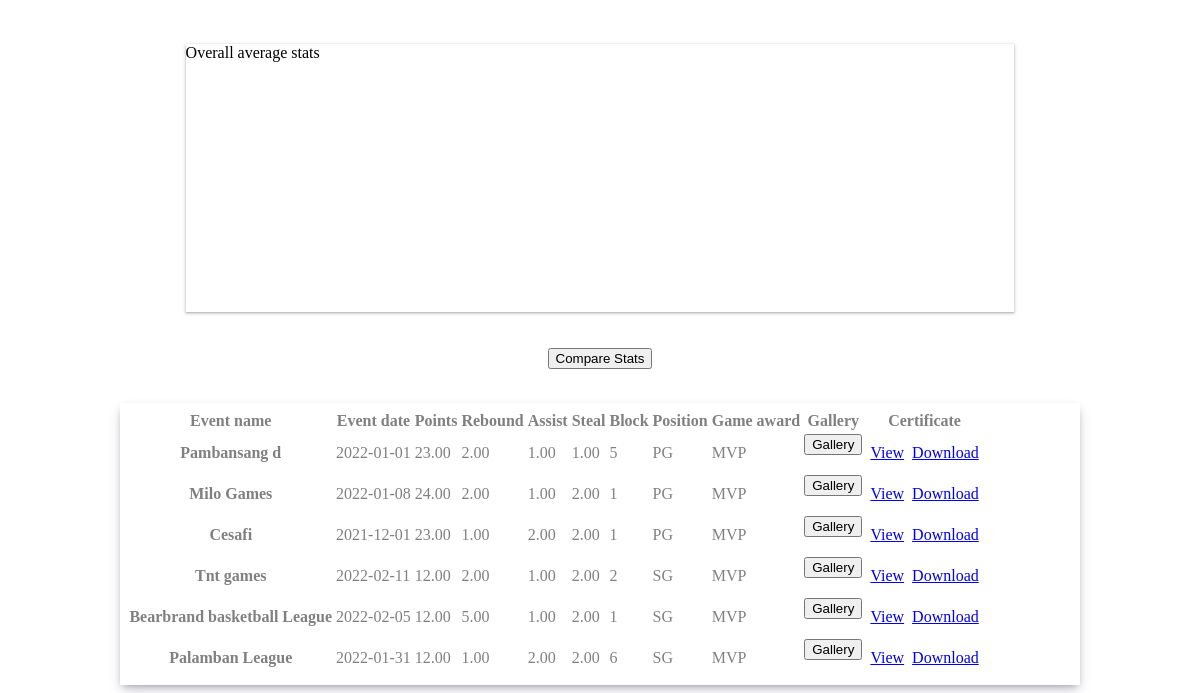
/view_port_ses.php?portId=22, run on the app's committed database.
### tables this page shows
CREATE TABLE `player_portfolio` (
  `event_id` int(11) NOT NULL,
  `user_id` int(11) NOT NULL,
  `event_name` varchar(30) DEFAULT NULL,
  `event_date` varchar(30) DEFAULT NULL,
  `points` decimal(11,2) DEFAULT NULL,
  `rebound` decimal(11,2) DEFAULT NULL,
  `assist` decimal(11,2) DEFAULT NULL,
  `steal` decimal(11,2) DEFAULT NULL,
  `block` int(11) DEFAULT NULL,
  `position` varchar(40) DEFAULT NULL,
  `game_award` varchar(30) DEFAULT NULL,
  `certificate` varchar(60) DEFAULT NULL,
  `user_fullname` varchar(30) DEFAULT NULL,
  `user_address` varchar(30) DEFAULT NULL,
  `port_dob` varchar(30) DEFAULT NULL,
  `event_timestamp` timestamp NOT NULL DEFAULT current_timestamp() ON UPDATE current_timestamp()
);

### view_port_ses.php (the view, shortened to what this page needs)
<?php
$portData = "SELECT * FROM player_portfolio WHERE user_id='$userIdno'";
 $portQuery = mysqli_query($conn, $portData);
if(isset($_GET['portId'])) {
$portId = $_GET['portId'];
$portData = "SELECT * FROM player_portfolio WHERE user_id='$portId'";
$portQuery = mysqli_query($conn, $portData);
}
 ?>
<div class="chart-container animate__animated animate__backInLeft">
  <label>Overall average stats </label>
  <div id="basketballStat" style="height: 250px;"></div>
</div>
<div class="btn-compare-container">
  <div>
    <form action="view_pos_chart_ses.php" method="GET" clas="form-group">
      <br>
      <input type="submit" name="btnCompare" value="Compare Stats" class="btn btn-outline-primary">
    </form>
  </div>
</div>
<div class="port-render-container animate__animated animate__backInRight" style="overflow-x: auto;">
  <table class="tab-des table table-hover">
  <thead>
    <tr>
      <th scope="col">Event name</th>
      <th scope="col">Event date</th>
      <th scope="col">Points</th>
      <th scope="col">Rebound</th>
      <th scope="col">Assist</th>
      <th scope="col">Steal</th>
      <th scope="col">Block</th>
      <th scope="col">Position</th>
      <th scope="col">Game award</th>
      <th scope="col">Gallery</th>
      <th scope="col">Certificate</th>
    </tr>
  </thead>
  <tbody>
  <?php  while($portRow = $portQuery->fetch_assoc()): ?>
    <tr>
      <th scope="row"><?php echo $portRow['event_name']; ?></th>
      <td><?php echo $portRow['event_date']; ?></td>
      <td><?php echo $portRow['points']; ?></td>
      <td><?php echo $portRow['rebound']; ?></td>
      <td><?php echo $portRow['assist']; ?></td>
      <td><?php echo $portRow['steal']; ?></td>
      <td><?php echo $portRow['block']; ?></td>
      <td>
        <?php echo $portRow['position']; ?>
    </td>
      <td><?php echo $portRow['game_award']; ?></td>
      <td>
        <form action="view_gallery_ses.php" method="GET">
          <input type="submit" name="btnGal" value="Gallery" class="btn btn-outline-secondary">
        </form>
      </td>
      <td>
        <div class="btn-a">
          <div class="btn-child">
            <a href="<?php echo "certificate/".$portRow['certificate']; ?>" target="_blank" class="btn btn-outline-secondary">View</a>
          </div>
          <div class="btn-child">
             <a href="<?php echo "certificate/".$portRow['certificate']; ?>" download class="btn btn-outline-secondary">Download</a>
          </div>
        </div>
      </td>
      <td>
        <div class="btn-a">
        </div>
      </td>
    </tr>
  <?php endwhile; ?>
  </tbody>
</table>
</div>

### view_port_ses.php (style rules this page uses)
.port-render-container { box-shadow: rgba(50, 50, 93, 0.25) 0px 6px 12px -2px, rgba(0, 0, 0, 0.3) 0px 3px 7px -3px; padding: 6px; margin: auto; width: 80%; }
.tab-des { color: gray; }
.btn-a { display: flex; }
.btn-child { margin: 4px; }
.chart-container { box-shadow: rgba(60, 64, 67, 0.3) 0px 1px 2px 0px, rgba(60, 64, 67, 0.15) 0px 1px 3px 1px; width: 70%; margin: auto; }
.btn-compare-container { text-align: center; }

### data on the page
player_portfolio: event_name "Pambansang d", event_date "2022-01-01", points "23.00", rebound "2.00", assist "1.00", steal "1.00", block "5", position "PG", game_award "MVP"
player_portfolio: event_name "Milo Games", event_date "2022-01-08", points "24.00", rebound "2.00", assist "1.00", steal "2.00", block "1", position "PG", game_award "MVP"
player_portfolio: event_name "Cesafi", event_date "2021-12-01", points "23.00", rebound "1.00", assist "2.00", steal "2.00", block "1", position "PG", game_award "MVP"
player_portfolio: event_name "Tnt games", event_date "2022-02-11", points "12.00", rebound "2.00", assist "1.00", steal "2.00", block "2", position "SG", game_award "MVP"
player_portfolio: event_name "Bearbrand basketball League", event_date "2022-02-05", points "12.00", rebound "5.00", assist "1.00", steal "2.00", block "1", position "SG", game_award "MVP"
player_portfolio: event_name "Palamban League", event_date "2022-01-31", points "12.00", rebound "1.00", assist "2.00", steal "2.00", block "6", position "SG", game_award "MVP"
